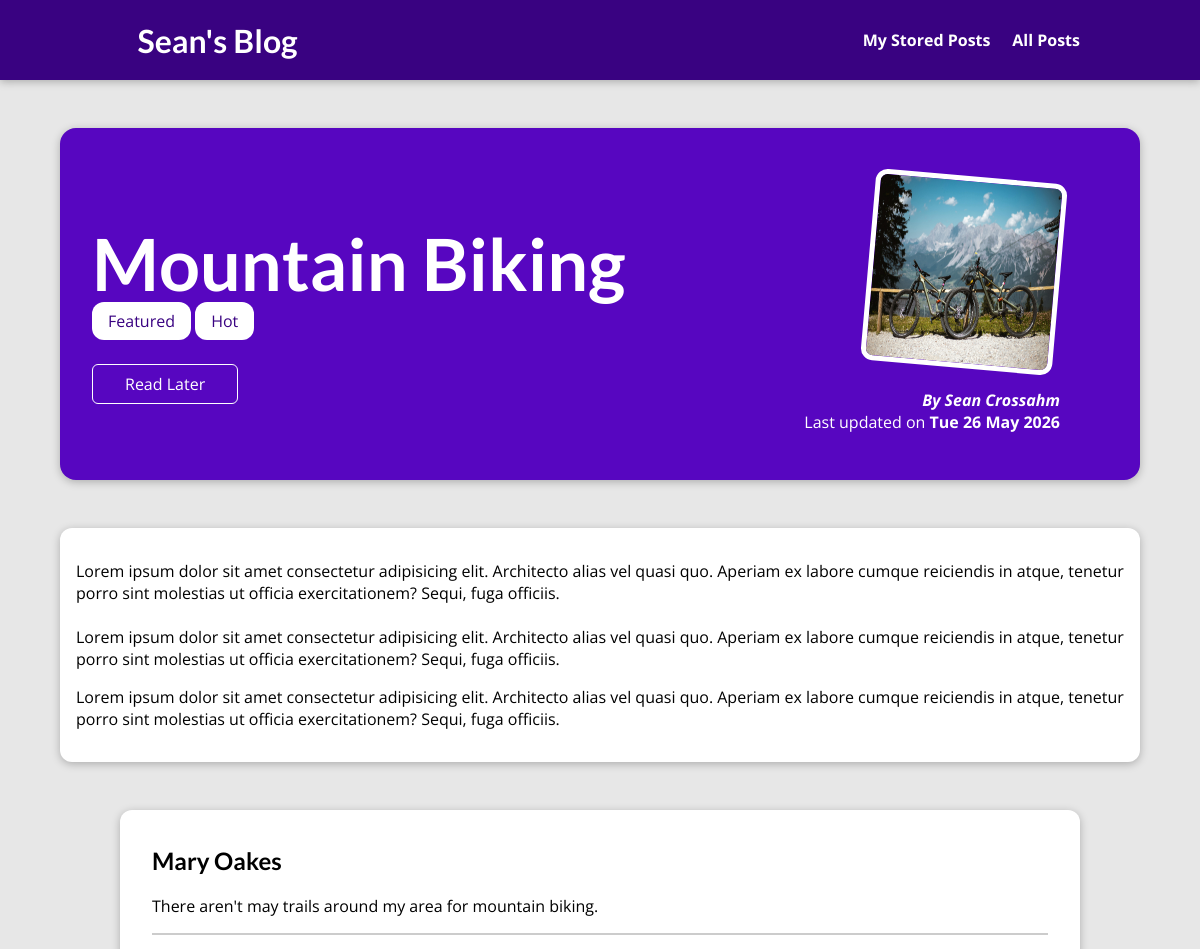
The app's page /posts/biking-in-the-mountains (upper part), older data.
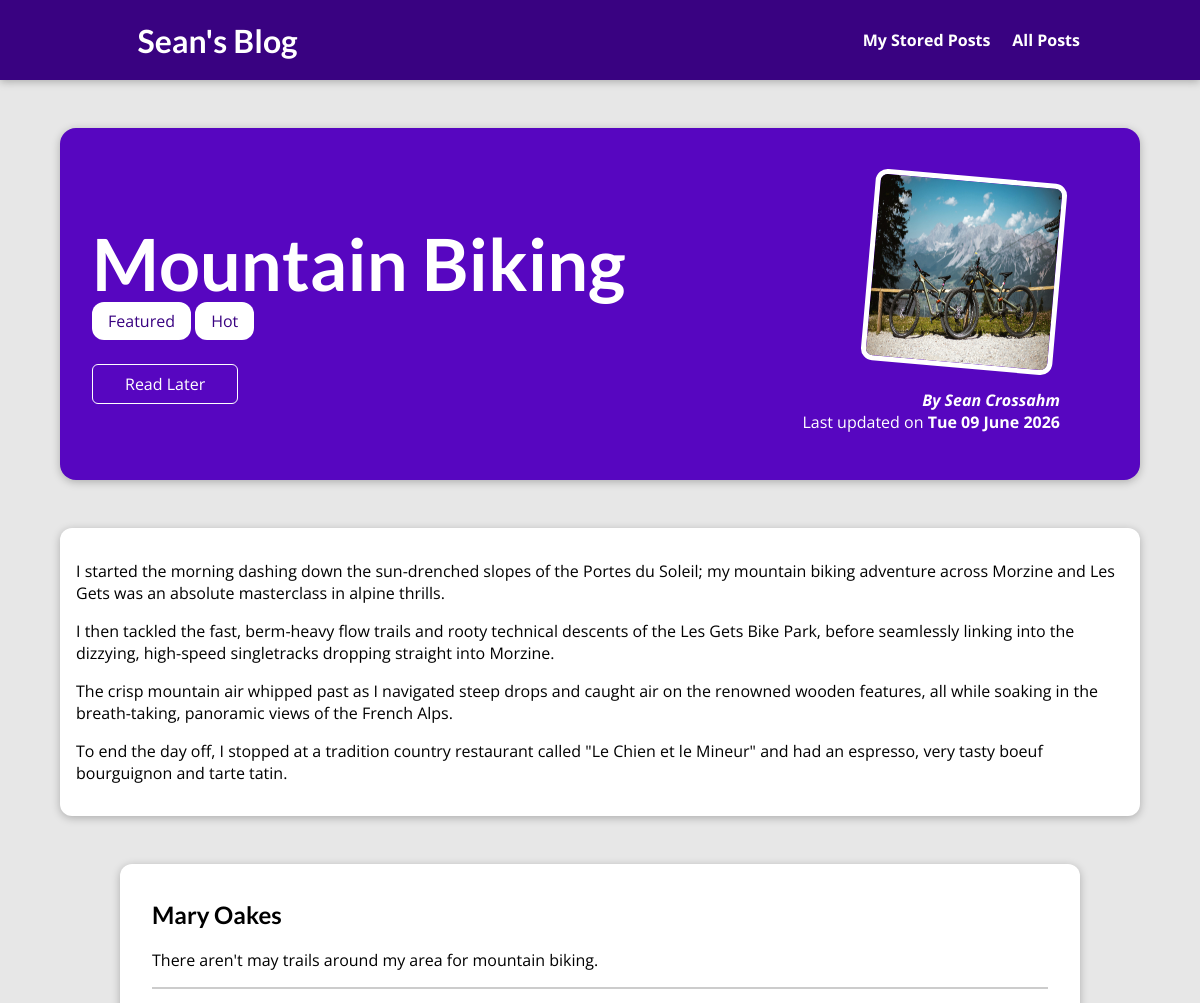
The same page, newer data.
### blog/models.py (models this page shows, shortened)
class Post(models.Model):
    title = models.CharField(max_length=50)
    excerpt = models.CharField(max_length=220)
    image = models.ImageField(upload_to="posts", null=True)
    date = models.DateField(auto_now=True)
    slug = models.SlugField(unique=True,db_index=True)
    content = models.TextField(validators=[MinLengthValidator(10)])
    author = models.ForeignKey(Author,on_delete=models.SET_NULL, null=True,related_name="posts")
    tags = models.ManyToManyField(Tag)

class Tag(models.Model):
    caption = models.CharField(max_length=10)

class Author(models.Model):
    first_name = models.CharField(max_length=60)
    last_name = models.CharField(max_length=60)
    email_address=models.EmailField(max_length=120)
    def full_name(self):
        return f"{self.first_name} {self.last_name}"
    def __str__(self):
        return self.full_name()

class Comment(models.Model):
    user_name = models.CharField(max_length=120)
    user_email = models.EmailField()
    text = models.TextField(max_length=400)
    post =models.ForeignKey(Post,on_delete=models.CASCADE,related_name="comments")

### blog/views.py (the view, shortened to what this page needs)
# urls.py: path("posts/<slug:slugPost>",views.SinglePostView.as_view(),name="post-details-page"),
class SinglePostView(View):
    def is_stored_post(self,request,post_id):
        stored_posts = request.session.get("stored_posts")
        is_bookmarked_for_later = False
        if stored_posts is not None:
            is_bookmarked_for_later = any(val == post_id for val in stored_posts)
        else:
            is_bookmarked_for_later = False
        return is_bookmarked_for_later
    def get(self,request,slugPost):
        post = Post.objects.get(slug=slugPost)
        context ={
            "post" : post,
            "post_tags" :  post.tags.all(),
            "comment_form": CommentForm(),
            "comments": post.comments.all().order_by("-id"),
            "bookmarked_for_later": self.is_stored_post(request,post.id)
        }
        return render(request,"blog/post-detail.html",context)

### blog/templates/blog/post-detail.html (shortened to what this page needs)
{% extends "base_layout.html" %}
{% load static %}
{% block css_files%}
  <link rel="stylesheet" href="{% static "blog/post-detail.css" %}" >
{% endblock %}
{% block page_body %}
 <section id="summary">
    <h2>{{post.title}}</h2>
    <div>
      {% for tag in post_tags %}
         <span class="tag">{{ tag.caption }}</span>
      {% endfor %}
    </div>
    <div id="read-later">
      <form action="{% url "read-later" %}" method="POST">
        <button>
          {% if bookmarked_for_later %}
             Remove From "Read Later" List
          {% else %}
             Read Later
          {% endif %}
        </button>
      </form>
    </div>
    <article>
        <img src ="{{post.image.url}}" alt = "{{post.title}}"/>
        <address>By <a href="mailto:{{ post.author.email_address}}">{{post.author}}</a></address>
        <div>Last updated on <time>{{post.date|date:"D d F Y"}}</time></div>
    </article>
 </section>
 <main>
  {{post.content|linebreaks}}
 </main>
 <section id="comments">
   <ul>
     {% for comment in comments %}
       <li>
          <h2>{{ comment.user_name }}</h2>
          <p>{{ comment.text|linebreaks }}</p>
       </li>
     {% endfor %}
   </ul>
 </section>
{% endblock %}

### templates/base_layout.html (shortened to what this page needs)
{% load static %}
<!DOCTYPE html>
<html lang="en">
<head>
    <link rel="stylesheet" href="{% static "app.css" %}">
    {% block css_files %} {% endblock %}
</head>
<body>
  <header id="index-navigation">
    <h1>
      <a href="{% url "entry-page" %}">Sean's Blog</a>
    </h1>
    <nav>
      <a href="{% url "read-later" %}">My Stored Posts</a>
      <a href="{% url "posts-page" %}">All Posts</a>
    </nav>
  </header>
  {% block page_body %} {% endblock %}
</body>
</html>

### static/app.css (style rules this page uses)
* { box-sizing: border-box; }
html { font-family: 'Open Sans', 'Lato', sans-serif; }
body { margin: 0; }
h1, h2, h3 { font-family: 'Lato', sans-serif; font-weight: bold; }
#index-navigation { width: 100%; height: 5rem; display: flex; justify-content: space-between; align-items: center; padding: 0 10%; position: absolute; top: 0; left: 0; }
#index-navigation a { text-decoration: none; color: white; font-weight: bold; margin-left: 1.1rem; }

### blog/static/blog/post-detail.css (style rules this page uses)
body { background-color: #e7e7e7; }
#index-navigation { background-color: #390281; box-shadow: 0 2px 8px rgba(0, 0, 0, 0.25); }
#summary { margin: 8rem auto 3rem auto; padding: 2rem; width: 90%; max-width: 90rem; border-radius: 16px; background-color: #5706c0; position: relative; box-shadow: 0 2px 8px rgba(0, 0, 0, 0.25); height: 22rem; }
#summary h2 { color: white; font-size: 4.5rem; margin-bottom: 0.25rem; }
#summary article { position: absolute; top: 2rem; right: 3rem; padding: 1rem 2rem; border-radius: 12px; text-align: right; color: white; }
#summary article img { width: 12rem; height: 12rem; border-radius: 12px; transform: rotateZ(5deg); border: 5px solid white; margin-bottom: 1rem; }
#summary address { font-weight: bold; }
#summary a { color: white; text-decoration: none; }
#summary time { font-weight: bold; }
main { width: 90%; max-width: 90rem; margin: 3rem auto; background-color: white; padding: 1rem; border-radius: 12px; box-shadow: 0 2px 8px rgba(0, 0, 0, 0.25); }
.tag { background-color: white; color: #390281; padding: 0.5rem 1rem; border-radius: 12px; }
#comments { margin: 3rem auto; width: 90%; max-width: 60rem; border-radius: 12px; background-color: white; box-shadow: 0 2px 8px rgba(0,0,0,0.25); padding: 1rem 2rem; }
#comments ul { list-style: none; margin: 0; padding: 0; }
#comments li { margin-bottom: 1rem; border-bottom: 2px solid #ccc; }
#read-later { margin: 2rem 0; }
#read-later button { background-color: transparent; border: 1px solid white; padding: 0.5rem 2rem; font: inherit; color: white; border-radius: 6px; cursor: pointer; }

Row changes from the older to the newer data that the page shows:
changed Post "Mountain Biking": date "Tue 26 May 2026" → "Tue 09 June 2026"; content "Lorem ipsum dolor sit amet consectetur adipisicing elit. Architecto alias vel quasi quo. Aperiam ex labore cumque reiciendis in atque, tenetur porro sint molestias ut officia exercitationem? Sequi, fuga officiis. Lorem ipsum dolor sit amet consectetur adipisicing elit. Architecto alias vel quasi quo. Aperiam ex labore cumque reiciendis in atque, tenetur porro sint molestias ut officia exercitationem? Sequi, fuga officiis. Lorem ipsum dolor sit amet consectetur adipisicing elit. Architecto alias vel quasi quo. Aperiam ex labore cumque reiciendis in atque, tenetur porro sint molestias ut officia exercitationem? Sequi, fuga officiis." → "I started the morning dashing down the sun-drenched slopes of the Portes du Soleil; my mountain biking adventure across Morzine and Les Gets was an absolute masterclass in alpine thrills. I then tackled the fast, berm-heavy flow trails and rooty technical descents of the Les Gets Bike Park, before seamlessly linking into the dizzying, high-speed singletracks dropping straight into Morzine. The crisp mountain air whipped past as I navigated steep drops and caught air on the renowned wooden features, all while soaking in the breath-taking, panoramic views of the French Alps. To end the day off, I stopped at a tradition country restaurant called \"Le Chien et le Mineur\" and had an espresso,…"
